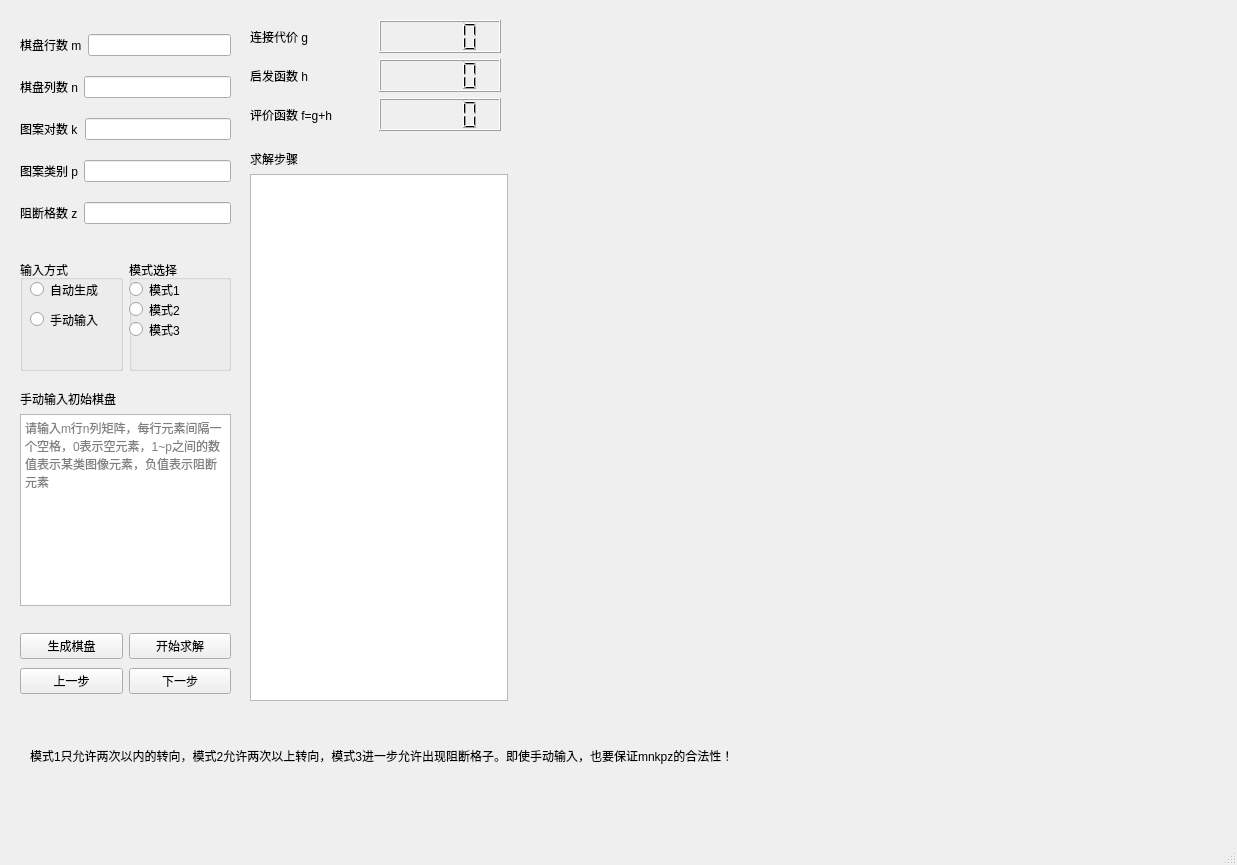
<?xml version="1.0" encoding="UTF-8"?>
<ui version="4.0">
 <class>MainWindow</class>
 <widget class="QMainWindow" name="MainWindow">
  <property name="geometry">
   <rect>
    <x>0</x>
    <y>0</y>
    <width>1237</width>
    <height>865</height>
   </rect>
  </property>
  <property name="windowTitle">
   <string>MainWindow</string>
  </property>
  <widget class="QWidget" name="centralwidget">
   <widget class="QLabel" name="labelChessBoard">
    <property name="geometry">
     <rect>
      <x>530</x>
      <y>20</y>
      <width>681</width>
      <height>681</height>
     </rect>
    </property>
    <property name="text">
     <string/>
    </property>
   </widget>
   <widget class="QLabel" name="labelUsage">
    <property name="geometry">
     <rect>
      <x>30</x>
      <y>710</y>
      <width>1181</width>
      <height>91</height>
     </rect>
    </property>
    <property name="text">
     <string>模式1只允许两次以内的转向，模式2允许两次以上转向，模式3进一步允许出现阻断格子。即使手动输入，也要保证mnkpz的合法性！</string>
    </property>
   </widget>
   <widget class="QWidget" name="layoutWidget">
    <property name="geometry">
     <rect>
      <x>20</x>
      <y>390</y>
      <width>211</width>
      <height>216</height>
     </rect>
    </property>
    <layout class="QVBoxLayout" name="verticalLayout">
     <item>
      <widget class="QLabel" name="label_6">
       <property name="text">
        <string>手动输入初始棋盘</string>
       </property>
      </widget>
     </item>
     <item>
      <widget class="QTextEdit" name="textEdit">
       <property name="placeholderText">
        <string>请输入m行n列矩阵，每行元素间隔一个空格，0表示空元素，1~p之间的数值表示某类图像元素，负值表示阻断元素</string>
       </property>
      </widget>
     </item>
    </layout>
   </widget>
   <widget class="QWidget" name="layoutWidget">
    <property name="geometry">
     <rect>
      <x>20</x>
      <y>260</y>
      <width>211</width>
      <height>111</height>
     </rect>
    </property>
    <layout class="QHBoxLayout" name="horizontalLayout_6">
     <item>
      <widget class="QGroupBox" name="groupBox">
       <property name="title">
        <string>输入方式</string>
       </property>
       <widget class="QRadioButton" name="radioButtonAuto">
        <property name="geometry">
         <rect>
          <x>10</x>
          <y>20</y>
          <width>91</width>
          <height>19</height>
         </rect>
        </property>
        <property name="text">
         <string>自动生成</string>
        </property>
       </widget>
       <widget class="QRadioButton" name="radioButtonManual">
        <property name="geometry">
         <rect>
          <x>10</x>
          <y>50</y>
          <width>91</width>
          <height>19</height>
         </rect>
        </property>
        <property name="text">
         <string>手动输入</string>
        </property>
       </widget>
      </widget>
     </item>
     <item>
      <widget class="QGroupBox" name="groupBox_2">
       <property name="title">
        <string>模式选择</string>
       </property>
       <widget class="QRadioButton" name="radioButtonMode1">
        <property name="geometry">
         <rect>
          <x>0</x>
          <y>20</y>
          <width>71</width>
          <height>19</height>
         </rect>
        </property>
        <property name="text">
         <string>模式1</string>
        </property>
       </widget>
       <widget class="QRadioButton" name="radioButtonMode2">
        <property name="geometry">
         <rect>
          <x>0</x>
          <y>40</y>
          <width>71</width>
          <height>19</height>
         </rect>
        </property>
        <property name="text">
         <string>模式2</string>
        </property>
       </widget>
       <widget class="QRadioButton" name="radioButtonMode3">
        <property name="geometry">
         <rect>
          <x>0</x>
          <y>60</y>
          <width>71</width>
          <height>19</height>
         </rect>
        </property>
        <property name="text">
         <string>模式3</string>
        </property>
       </widget>
      </widget>
     </item>
    </layout>
   </widget>
   <widget class="QWidget" name="layoutWidget">
    <property name="geometry">
     <rect>
      <x>20</x>
      <y>630</y>
      <width>211</width>
      <height>69</height>
     </rect>
    </property>
    <layout class="QVBoxLayout" name="verticalLayout_2">
     <item>
      <layout class="QHBoxLayout" name="horizontalLayout_7">
       <item>
        <widget class="QPushButton" name="pushButtonGenerate">
         <property name="text">
          <string>生成棋盘</string>
         </property>
        </widget>
       </item>
       <item>
        <widget class="QPushButton" name="pushButtonSolve">
         <property name="text">
          <string>开始求解</string>
         </property>
        </widget>
       </item>
      </layout>
     </item>
     <item>
      <layout class="QHBoxLayout" name="horizontalLayout_8">
       <item>
        <widget class="QPushButton" name="pushButtonBack">
         <property name="text">
          <string>上一步</string>
         </property>
        </widget>
       </item>
       <item>
        <widget class="QPushButton" name="pushButtonFoward">
         <property name="text">
          <string>下一步</string>
         </property>
        </widget>
       </item>
      </layout>
     </item>
    </layout>
   </widget>
   <widget class="QWidget" name="layoutWidget">
    <property name="geometry">
     <rect>
      <x>20</x>
      <y>20</y>
      <width>211</width>
      <height>221</height>
     </rect>
    </property>
    <layout class="QVBoxLayout" name="verticalLayout_3">
     <item>
      <layout class="QHBoxLayout" name="horizontalLayout">
       <item>
        <widget class="QLabel" name="label">
         <property name="text">
          <string>棋盘行数 m</string>
         </property>
        </widget>
       </item>
       <item>
        <widget class="QLineEdit" name="lineEditM"/>
       </item>
      </layout>
     </item>
     <item>
      <layout class="QHBoxLayout" name="horizontalLayout_2">
       <item>
        <widget class="QLabel" name="label_2">
         <property name="text">
          <string>棋盘列数 n</string>
         </property>
        </widget>
       </item>
       <item>
        <widget class="QLineEdit" name="lineEditN"/>
       </item>
      </layout>
     </item>
     <item>
      <layout class="QHBoxLayout" name="horizontalLayout_3">
       <item>
        <widget class="QLabel" name="label_3">
         <property name="text">
          <string>图案对数 k</string>
         </property>
        </widget>
       </item>
       <item>
        <widget class="QLineEdit" name="lineEditK"/>
       </item>
      </layout>
     </item>
     <item>
      <layout class="QHBoxLayout" name="horizontalLayout_4">
       <item>
        <widget class="QLabel" name="label_4">
         <property name="text">
          <string>图案类别 p</string>
         </property>
        </widget>
       </item>
       <item>
        <widget class="QLineEdit" name="lineEditP"/>
       </item>
      </layout>
     </item>
     <item>
      <layout class="QHBoxLayout" name="horizontalLayout_5">
       <item>
        <widget class="QLabel" name="label_5">
         <property name="text">
          <string>阻断格数 z</string>
         </property>
        </widget>
       </item>
       <item>
        <widget class="QLineEdit" name="lineEditZ"/>
       </item>
      </layout>
     </item>
    </layout>
   </widget>
   <widget class="QWidget" name="layoutWidget">
    <property name="geometry">
     <rect>
      <x>250</x>
      <y>20</y>
      <width>251</width>
      <height>111</height>
     </rect>
    </property>
    <layout class="QVBoxLayout" name="verticalLayout_4">
     <item>
      <layout class="QHBoxLayout" name="horizontalLayout_9">
       <item>
        <widget class="QLabel" name="label_8">
         <property name="text">
          <string>连接代价 g</string>
         </property>
        </widget>
       </item>
       <item>
        <widget class="QLCDNumber" name="lcdNumberG"/>
       </item>
      </layout>
     </item>
     <item>
      <layout class="QHBoxLayout" name="horizontalLayout_10">
       <item>
        <widget class="QLabel" name="label_9">
         <property name="text">
          <string>启发函数 h</string>
         </property>
        </widget>
       </item>
       <item>
        <widget class="QLCDNumber" name="lcdNumberH"/>
       </item>
      </layout>
     </item>
     <item>
      <layout class="QHBoxLayout" name="horizontalLayout_11">
       <item>
        <widget class="QLabel" name="label_10">
         <property name="text">
          <string>评价函数 f=g+h</string>
         </property>
        </widget>
       </item>
       <item>
        <widget class="QLCDNumber" name="lcdNumberF"/>
       </item>
      </layout>
     </item>
    </layout>
   </widget>
   <widget class="QWidget" name="layoutWidget">
    <property name="geometry">
     <rect>
      <x>250</x>
      <y>150</y>
      <width>258</width>
      <height>551</height>
     </rect>
    </property>
    <layout class="QVBoxLayout" name="verticalLayout_5">
     <item>
      <widget class="QLabel" name="label_11">
       <property name="text">
        <string>求解步骤</string>
       </property>
      </widget>
     </item>
     <item>
      <widget class="QListWidget" name="listWidget"/>
     </item>
    </layout>
   </widget>
  </widget>
  <widget class="QMenuBar" name="menubar">
   <property name="geometry">
    <rect>
     <x>0</x>
     <y>0</y>
     <width>1237</width>
     <height>26</height>
    </rect>
   </property>
  </widget>
  <widget class="QStatusBar" name="statusbar"/>
 </widget>
 <resources/>
 <connections/>
</ui>
